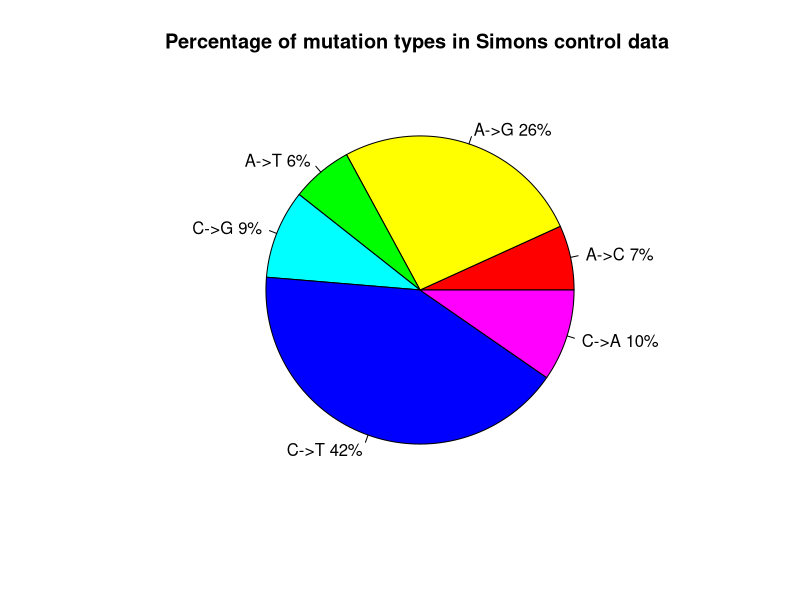

The R script that drew this image:
## ---- chunk 1
slices <- c(7799, 30002, 7404, 10701, 47884, 11056) 
lbls <- c("A->C", "A->G", "A->T", "C->G", "C->T", "C->A")
pct <- round(slices/sum(slices)*100)
lbls <- paste(lbls, pct) # add percents to labels 
lbls <- paste(lbls,"%",sep="") # ad % to labels 
pie(slices,labels = lbls, col=rainbow(length(lbls)),
  	main="Percentage of mutation types in Simons control data ")
